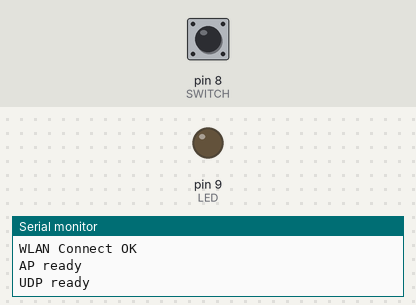
This sketch was run on a simulated Arduino Uno, built with avr-gcc and run on an emulated ATmega328P. Shown: output pins drawn as LEDs (lit = HIGH), the last lines printed to the serial monitor. The inputs (shaded band) are chosen by the test bench; at power-on: pin 8 (SWITCH) HIGH. The modem accepts every AT command (registered, SIM ready, sends succeed) and sends nothing else.

Above: at 2.2 s.
2.3 s: pin 8 (SWITCH) pulled LOW for 0.15 s
At 2.6 s:
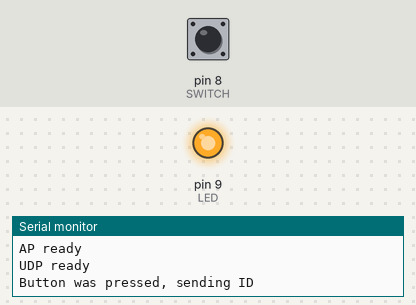
Timing chart, 0 to 8.8 s (numbered marks = the images above; inputs shaded):
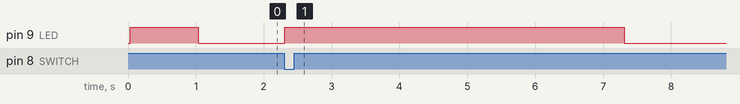

Measured:
- after the input at 2.3 s, pin 9 (LED): LOW → HIGH at once, → LOW 5.0 s later

The sketch:

Pretzel.ino
```cpp
/*
  UDP Button Send.
  No change necessary.
*/

#define DEBUG true

#define LED 9
#define LED_WLAN 13
#define SWITCH 8
#define ID "2"
#define SSID "wlantest"
#define PASSWORD "testwlan"
#define IP "192.168.1.1"
#define PORT "8888"

#include <SoftwareSerial.h>

SoftwareSerial esp8266(11, 12); // RX, TX

void setup() {
  Serial.begin(19200);
  esp8266.begin(19200);

  pinMode(LED, OUTPUT);
  pinMode(SWITCH, INPUT_PULLUP);

  esp8266.println("AT+RST");
  esp8266.setTimeout(5000);
  if (esp8266.find("ready")) {
    Serial.println("Reset OK");
  }
  else
  {
    Serial.println("Reset Error");
  }

  if (configAP()) {
    debug("AP ready");
    digitalWrite(LED, HIGH);
    delay(1000);
    digitalWrite(LED, LOW);
  }
  if (configUDP()) {
    esp8266.setTimeout(1000);
    debug("UDP ready");
  }
  //shorter Timeout for faster wrong UPD-Comands handling
}

void loop() {
  if (!digitalRead(SWITCH))
  {
    debug("Button was pressed, sending ID");
    sendUDP(ID);
    digitalWrite(LED, HIGH);
    delay(5000);
    digitalWrite(LED, LOW);
  }
}
//-----------------------------------------Config ESP8266------------------------------------

boolean configAP()
{
  boolean succes = true;

  esp8266.setTimeout(1000);
  esp8266.println("AT+CWMODE=1");
  if (esp8266.find("OK")) {
    Serial.println("CWMODE OK");
  }
  else
  {
    Serial.println("CWMODE Error");
  }
  //Connect to WLAN, long Timeout
  esp8266.setTimeout(20000);
  esp8266.println("AT+CWJAP=\"" + String(SSID) + "\",\"" + String(PASSWORD) + "\"");
  if (esp8266.find("OK")) {
    Serial.println("WLAN Connect OK");
  }
  else
  {
    Serial.println("WLAN Connect Error");
  }

  return succes;
}

boolean configUDP()
{
  boolean succes = true;

  succes &= (sendCom("AT+CIPMODE=0", "OK"));
  succes &= (sendCom("AT+CIPMUX=0", "OK"));
  succes &= sendCom("AT+CIPSTART=\"UDP\",\"" + String(IP) + "\"," + String(PORT) + "", "OK"); //UDP-Server
  return succes;
}

//-----------------------------------------------Controll ESP-----------------------------------------------------

boolean sendUDP(String Msg)
{
  boolean succes = true;

  succes &= sendCom("AT+CIPSEND=" + String(Msg.length() + 2), ">");
  if (succes)
  {
    succes &= sendCom(Msg, "OK");
  }
  return succes;
}

boolean sendCom(String command, char respond[])
{
  esp8266.println(command);
  if (esp8266.findUntil(respond, "ERROR"))
  {
    return true;
  }
  else
  {
    debug("ESP SEND ERROR: " + command);
    return false;
  }
}

String sendCom(String command)
{
  esp8266.println(command);
  return esp8266.readString();
}

//-------------------------------------------------Debug Functions------------------------------------------------------
void serialDebug() {
  while (true)
  {
    if (esp8266.available())
      Serial.write(esp8266.read());
    if (Serial.available())
      esp8266.write(Serial.read());
  }
}

void debug(String Msg)
{
  if (DEBUG)
  {
    Serial.println(Msg);
  }
}
```
